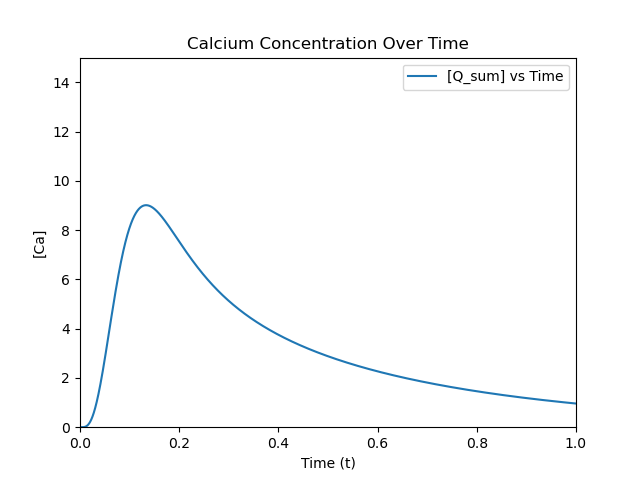

Write the Python code that produced this figure.
import numpy as np
import matplotlib.pyplot as plt



# 初始条件
t = 0


# 时间离散
Nt = 10000
dt = 1.0 / Nt
t_array = np.linspace(0, 1, num=Nt+1)



# 第一步：计算钙离子浓度$ [Ca]_{i} $:


# 常数
Ca_i_max = 1.0
Ca_i_0 = 0.01
tau_Ca = 0.06

# 未知量
Ca_i = np.zeros(Nt+1)
Ca_i[0] = 0.0   # TODO : 查一下初始值

def Ca_i_expression(i):
    t = t_array[i]
    return (Ca_i_max - Ca_i_0) / tau_Ca * np.exp(1 - t / tau_Ca) * (1 - t / tau_Ca)


for i in range(1, Nt+1):
    t = t_array[i]
    Ca_i[i] = Ca_i_expression(i)*dt + Ca_i[i-1]


# 绘制曲线
# plt.plot(t_array, Ca_i, label='[Ca] vs Time')
# plt.xlabel('Time (t)')
# plt.ylabel('[Ca]')
# plt.title('Calcium Concentration Over Time')
# plt.ylim(0, 1)
# plt.xlim(0, 1)
# plt.legend()

# plt.savefig('ca.png')



# 第二步：计算肌钙蛋白的钙离子浓度


# 常数
T_scale = 1.0
T_ref = T_scale * 56.2 # kPa
gamma = 2.0
k_on = 100             # u/M/s
k_off_ref = 200        # /s
Ca_trpn_max = 70

# 中间变量
def k_off(T):
    return k_off_ref * np.exp(1 - T/(gamma*T_ref))

# 未知量
Ca_trpn = np.zeros(Nt+1)
T = np.zeros(Nt+1)
T[0] = 0.0



# 第三步：计算半激活状态下肌钙蛋白结合的钙离子浓度$[Ca]_{trpn,50}$

Ca_50_ref = 1.05 # uM
beta_1 = -4.0    
beta_0 = 4.9

lambda_f = np.zeros(Nt+1)
for i in range(0, Nt+1):
    lambda_f[i] = 1.15

Ca_trpn_50 = np.zeros(Nt+1)



# 第四步：原肌球蛋白钙离子浓度 $z$ 的计算
n = 3
n_r = 3
z_p = 0.85 
K_z = 0.15
alpha_0 = 8   # /s
alpha_1 = 30 # /s
alpha_2 = 130 # /s
alpha_3 = 625 # /s
alpha_r1 = 2.0 # /s
alpha_r2 = 1.75 # /s


z = np.zeros(Nt+1)


def z_expression(i):
    temp_1 = alpha_0* (Ca_trpn[i]/Ca_trpn_50[i])**n*(1-z[i-1])
    temp_2 = - alpha_r1*z[i-1] - alpha_r2*(z[i-1]**n_r)/(z[i-1]**n_r+K_z**n_r)
    return  temp_1 + temp_2



# 第五步：等容积收缩张力

K_1 = (alpha_r2*z_p**(n_r-1)*n_r*K_z**n_r)/(z_p**n_r + K_z**n_r)**2
K_2 = alpha_r2*z_p**n_r/(z_p**n_r+K_z**n_r)*(1-n_r*K_z**n_r/(z_p**n_r+K_z**n_r))

z_max = np.zeros(Nt+1)
T0 = np.zeros(Nt+1)



# 第六步： 主动收缩张力$T$ 是通过一个衰减记忆模型计算得出

A_1 = -29
A_2 = 138
A_3 = 129
a = 0.35


Q_1 = np.zeros(Nt+1)
Q_2 = np.zeros(Nt+1)
Q_3 = np.zeros(Nt+1)
Q_sum = np.zeros(Nt+1)


d_lamdba_f = np.zeros(Nt+1)

for i in range(2, Nt+1):
    # d_lamdba_f[i] = (lambda_f[i-1] - lambda_f[i-2])/dt
    d_lamdba_f[i] = -0.15
    
for i in range(2, Nt+1):
    Q_1[i] = (A_1 * d_lamdba_f[i] - alpha_1*Q_1[i-1])*dt + Q_1[i-1]
    Q_2[i] = (A_2 * d_lamdba_f[i] - alpha_2*Q_2[i-1])*dt + Q_2[i-1]
    Q_3[i] = (A_3 * d_lamdba_f[i] - alpha_3*Q_3[i-1])*dt + Q_3[i-1]
    Q_sum[i] = Q_1[i] + Q_2[i] + Q_3[i]
    print("Q_sum : ", Q_sum[i])


        
# # 绘制曲线
# plt.plot(t_array, Q_sum, label='[Q_sum] vs Time')
# plt.xlabel('Time (t)')
# plt.ylabel('[Ca]')
# plt.title('Calcium Concentration Over Time')
# plt.ylim(0, 1)
# plt.xlim(0, 1)
# plt.legend()

# plt.savefig('ca.png')



for i in range(1, Nt+1):
    t = t_array[i]
    
    def Ca_trpn_expression(i):
        return k_on * Ca_i[i] * (Ca_trpn_max - Ca_trpn[i-1]) - k_off(T[i-1]) * Ca_trpn[i-1]

    Ca_trpn[i] = Ca_trpn_expression(i)*dt + Ca_trpn[i-1]

    
    def Ca_50(lambda_f):
        return Ca_50_ref*(1+beta_1*(lambda_f-1))

    temp_1 =k_off_ref / k_on * (1-(1+beta_0*(lambda_f[i-1]-1))/2.0/gamma)

    Ca_trpn_50[i] = Ca_trpn_max*Ca_50(lambda_f[i-1])/(Ca_50(lambda_f[i-1]) + temp_1)
    
    z[i] = z_expression(i)*dt + z[i-1]
    frac_1 = (alpha_0/((Ca_trpn_50[i]/Ca_trpn_max)**n)-K_2)
    frac_2 = (alpha_r1+K_1 + alpha_0/((Ca_trpn_50[i]/Ca_trpn_max)**n))
    z_max[i] = frac_1 / frac_2
    T0[i] = T_ref * (1 + beta_0*(lambda_f[i-1]-1))*z[i]/z_max[i]
    if Q_sum[i] < 0:
        T[i] = T0[i]*(1+a*Q_sum[i])/(1 - Q_sum[i])
    else:
        T[i] = T0[i]*(1+(2+a)*Q_sum[i])/(1 + Q_sum[i])
        
# 绘制曲线
plt.plot(t_array, T, label='[Q_sum] vs Time')
plt.xlabel('Time (t)')
plt.ylabel('[Ca]')
plt.title('Calcium Concentration Over Time')
plt.ylim(0, 15)
plt.xlim(0, 1)
plt.legend()

plt.savefig('ca.png')
